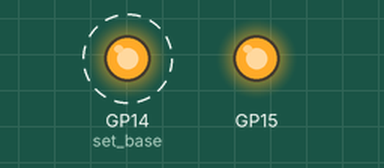
Recording of a program running on a simulated Raspberry Pi Pico running MicroPython. Parts: output pins drawn as LEDs (lit = HIGH). Dashed ring = blinking.

Above: at 0.08 s.
At 25.75 s:
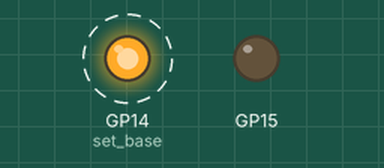
Timing chart, 0 to 26.1 s (numbered marks = the images above):
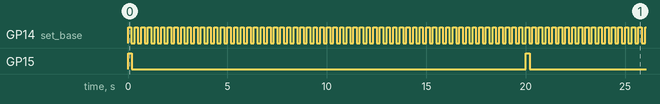

Measured:
- by itself, GP14 (set_base): alternates HIGH for 0.17 s and LOW for 0.17 s
- by itself, GP15: alternates HIGH for 0.20 s and LOW for 19.8 s
- by itself, everything shown: repeats every 20.0 s, in 120 steps

The program:

main.py
```python
# Save as main.py in the root directory of the RP2040 board.
# Starts automatically after power-on/reset; no Run button needed.
# GPIO14: 300 Hz, 50% duty, HIGH approximately 1.667 ms.
# GPIO15: one 2 ms HIGH pulse per 60 GPIO14 pulses (5 Hz, 1% duty).
# Both rising edges coincide at the start of each 60-pulse group.
from machine import Pin
import rp2
import time


@rp2.asm_pio(set_init=(rp2.PIO.OUT_LOW, rp2.PIO.OUT_LOW))
def pulse_60_to_1():
    # At 30 kHz, each instruction cycle lasts 1/30000 second.
    # Bit 0 = GPIO14, bit 1 = GPIO15.
    wrap_target()
    # First GPIO14 period: 100 cycles, GPIO15 HIGH for 60 cycles.
    set(pins, 0b11) [24]
    nop() [24]
    set(pins, 0b10) [9]
    set(pins, 0b00) [31]
    set(x, 58) [7]
    # Remaining 59 GPIO14 periods: 50 HIGH + 50 LOW cycles each.
    label("remaining")
    set(pins, 0b01) [24]
    nop() [24]
    set(pins, 0b00) [31]
    nop() [16]
    jmp(x_dec, "remaining")
    wrap()


sm = rp2.StateMachine(0, pulse_60_to_1, freq=300, set_base=Pin(14))
sm.active(1)

while True:
    time.sleep(1)
```
